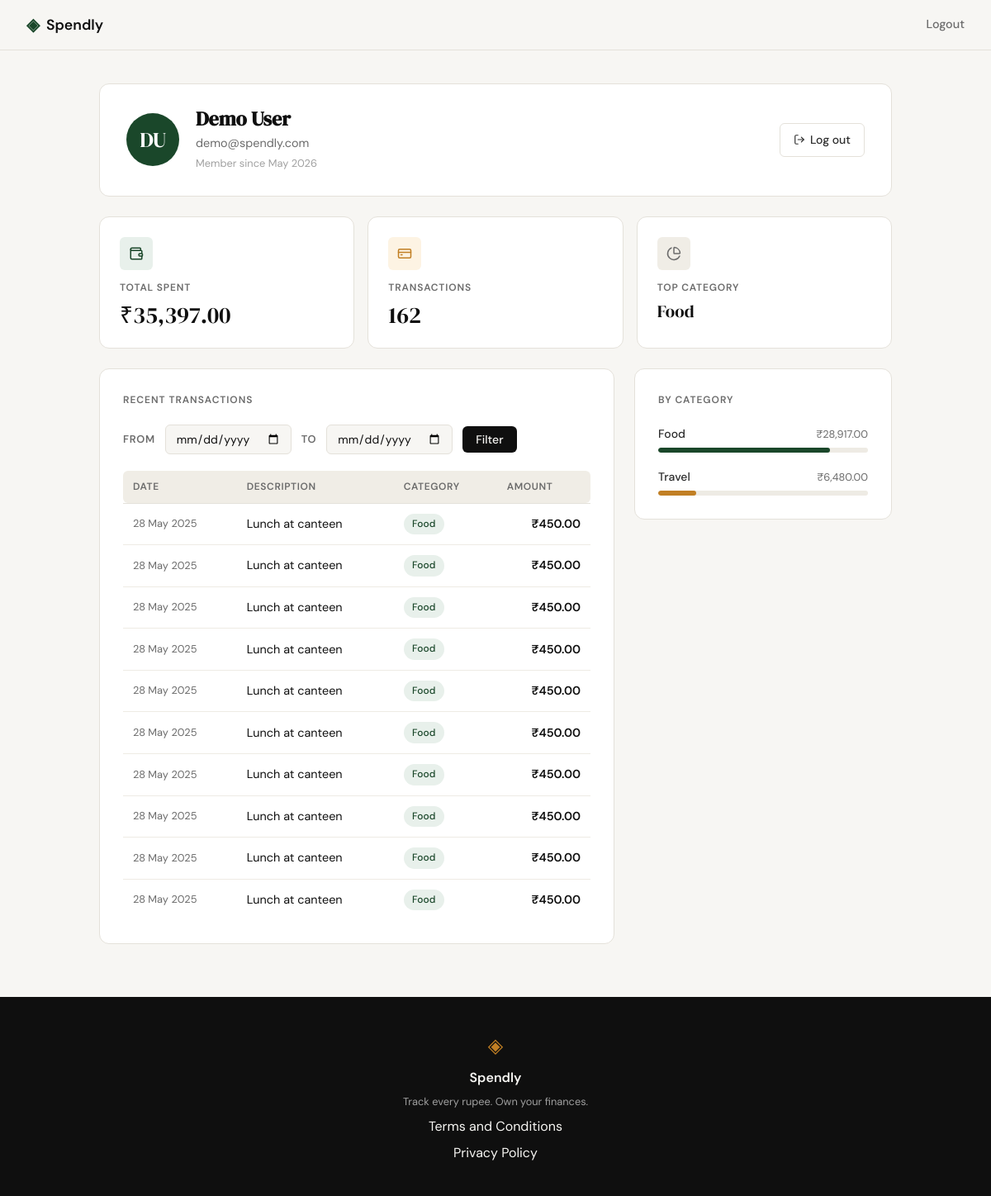
Screenshot of /profile (signed in) with the database file from the repository.
### tables this page shows
CREATE TABLE users (
            id         INTEGER PRIMARY KEY AUTOINCREMENT,
            name       TEXT    NOT NULL,
            email      TEXT    NOT NULL UNIQUE,
            password   TEXT    NOT NULL,
            created_at TEXT    NOT NULL DEFAULT (datetime('now'))
        );

CREATE TABLE categories (
            id   INTEGER PRIMARY KEY AUTOINCREMENT,
            name TEXT    NOT NULL UNIQUE
        );

CREATE TABLE expenses (
            id          INTEGER PRIMARY KEY AUTOINCREMENT,
            user_id     INTEGER NOT NULL,
            category_id INTEGER NOT NULL,
            amount      REAL    NOT NULL CHECK (amount > 0),
            description TEXT,
            date        TEXT    NOT NULL DEFAULT (date('now')),
            created_at  TEXT    NOT NULL DEFAULT (datetime('now')),
            FOREIGN KEY (user_id)     REFERENCES users(id)      ON DELETE CASCADE,
            FOREIGN KEY (category_id) REFERENCES categories(id) ON DELETE RESTRICT
        );

### app.py (the view)
@app.route("/profile")
@login_required
def profile():
    uid = session["user_id"]
    user = queries.get_user_by_id(uid)
    if user is None:
        session.clear()
        return redirect(url_for("login"))
    start_date = request.args.get("start_date", "").strip() or None
    end_date   = request.args.get("end_date",   "").strip() or None
    for val in (start_date, end_date):
        if val:
            try:
                datetime.strptime(val, "%Y-%m-%d")
            except ValueError:
                abort(400)
    stats        = queries.get_summary_stats(uid, start_date=start_date, end_date=end_date)
    transactions = queries.get_recent_transactions(uid, start_date=start_date, end_date=end_date)
    categories   = queries.get_category_breakdown(uid, start_date=start_date, end_date=end_date)
    return render_template("profile.html", user=user,
                           stats=stats, transactions=transactions,
                           categories=categories,
                           start_date=start_date, end_date=end_date)

### app.py (called while the page is built)
@app.template_filter('inr')
def inr_filter(value):
    return f"₹{value:,.2f}"

def login_required(f):
    @wraps(f)
    def decorated(*args, **kwargs):
        if not session.get("user_id"):
            return redirect(url_for("login"))
        return f(*args, **kwargs)
    return decorated

### database/db.py (called while the page is built)
def get_db():
    conn = sqlite3.connect(_DB_PATH)
    conn.row_factory = sqlite3.Row
    conn.execute("PRAGMA foreign_keys = ON")
    return conn

### database/queries.py (called while the page is built)
def _build_date_clause(start_date, end_date):
    if start_date and end_date:
        return "e.date BETWEEN ? AND ?", [start_date, end_date]
    if start_date:
        return "e.date >= ?", [start_date]
    if end_date:
        return "e.date <= ?", [end_date]
    return "", []

def _build_where(user_id, start_date, end_date):
    date_clause, date_params = _build_date_clause(start_date, end_date)
    where = "e.user_id = ?"
    params = [user_id]
    if date_clause:
        where += " AND " + date_clause
        params.extend(date_params)
    return where, params

def get_user_by_id(user_id):
    conn = db.get_db()
    try:
        row = conn.execute(
            "SELECT name, email, created_at FROM users WHERE id = ?", (user_id,)
        ).fetchone()
    finally:
        conn.close()
    if row is None:
        return None
    try:
        member_since = datetime.strptime(row["created_at"], "%Y-%m-%d %H:%M:%S").strftime("%B %Y")
    except ValueError:
        member_since = row["created_at"][:7]
    return {"name": row["name"], "email": row["email"], "member_since": member_since}

def get_summary_stats(user_id, start_date=None, end_date=None):
    where, params = _build_where(user_id, start_date, end_date)
    conn = db.get_db()
    try:
        totals = conn.execute(
            "SELECT COALESCE(SUM(e.amount), 0.0) AS total_spent, COUNT(e.id) AS tx_count"
            " FROM expenses e WHERE " + where,
            params,
        ).fetchone()
        top = conn.execute(
            "SELECT c.name FROM expenses e"
            " JOIN categories c ON c.id = e.category_id"
            " WHERE " + where + " GROUP BY c.id ORDER BY SUM(e.amount) DESC LIMIT 1",
            params,
        ).fetchone()
    finally:
        conn.close()
    return {
        "total_spent": totals["total_spent"],
        "tx_count": totals["tx_count"],
        "top_category": top["name"] if top else "—",
    }

### templates/profile.html (shortened to what this page needs)
{% extends "base.html" %}
{% block head %}
<link rel="stylesheet" href="{{ url_for('static', filename='css/profile.css') }}">
{% endblock %}
{% block content %}
<section class="profile-section">
  <div class="profile-container">
    <div class="profile-hero-card">
      <div class="profile-avatar">
        {{ user['name'].split()[0][0] | upper }}{% if user['name'].split() | length > 1 %}{{ user['name'].split()[-1][0] | upper }}{% endif %}
      </div>
      <div class="profile-info">
        <h1 class="profile-name">{{ user['name'] }}</h1>
        <p class="profile-email">{{ user['email'] }}</p>
        <p class="profile-since">Member since {{ user['member_since'] }}</p>
      </div>
      <a href="{{ url_for('logout') }}" class="btn-ghost profile-logout">
        <i data-lucide="log-out" class="btn-icon"></i>
        Log out
      </a>
    </div>
    <div class="stats-row">
      <div class="stat-card">
        <div class="stat-icon">
          <i data-lucide="wallet"></i>
        </div>
        <p class="stat-label">Total Spent</p>
        <p class="stat-value">{{ stats.total_spent | inr }}</p>
      </div>
      <div class="stat-card">
        <div class="stat-icon stat-icon--amber">
          <i data-lucide="credit-card"></i>
        </div>
        <p class="stat-label">Transactions</p>
        <p class="stat-value">{{ stats.tx_count }}</p>
      </div>
      <div class="stat-card">
        <div class="stat-icon stat-icon--neutral">
          <i data-lucide="pie-chart"></i>
        </div>
        <p class="stat-label">Top Category</p>
        <p class="stat-value stat-value--sm">{{ stats.top_category }}</p>
      </div>
    </div>
    <div class="profile-grid">
      <div class="profile-card">
        <h2 class="profile-section-title">Recent Transactions</h2>
        <form class="filter-form" method="get" action="{{ url_for('profile') }}">
          <div class="filter-fields">
            <label class="filter-label" for="start_date">From</label>
            <input class="form-input filter-date-input" type="date"
                   id="start_date" name="start_date" value="{{ start_date or '' }}">
            <label class="filter-label" for="end_date">To</label>
            <input class="form-input filter-date-input" type="date"
                   id="end_date" name="end_date" value="{{ end_date or '' }}">
            <button class="btn-primary filter-submit" type="submit">Filter</button>
          </div>
        </form>
        <table class="txn-table">
          <thead>
            <tr>
              <th>Date</th>
              <th>Description</th>
              <th>Category</th>
              <th class="txn-amount-col">Amount</th>
            </tr>
          </thead>
          <tbody>
            {% for txn in transactions %}
            <tr>
              <td class="txn-date">{{ txn.date }}</td>
              <td class="txn-desc">{{ txn.description }}</td>
              <td><span class="badge badge--{{ txn.category | lower }}">{{ txn.category }}</span></td>
              <td class="txn-amount">{{ txn.amount | inr }}</td>
            </tr>
            {% endfor %}
          </tbody>
        </table>
      </div>
      <div class="profile-card">
        <h2 class="profile-section-title">By Category</h2>
        <div class="cat-list">
          {% for cat in categories %}
          <div class="cat-row">
            <div class="cat-row-top">
              <span class="cat-name">{{ cat.name }}</span>
              <span class="cat-total">{{ cat.total | inr }}</span>
            </div>
            <div class="progress-track">
              <div class="progress-fill progress-fill--{{ cat.name | lower }}" style="width: {{ cat.pct }}%"></div>
            </div>
          </div>
          {% endfor %}
        </div>
      </div>
    </div>
  </div>
</section>
{% endblock %}

### static/css/style.css (style rules this page uses)
:root { --ink: #0f0f0f; --ink-soft: #2d2d2d; --ink-muted: #6b6b6b; --ink-faint: #a0a0a0; --paper: #f7f6f3; --paper-warm: #f0ede6; --paper-card: #ffffff; --accent: #1a472a; --accent-light: #e8f0eb; --accent-2: #c17f24; --accent-2-light: #fdf3e3; --danger: #c0392b; --danger-light: #fdecea; --border: #e4e1da; --border-soft: #eeebe4; --font-display: 'DM Serif Display', Georgia, serif; --font-body: 'DM Sans', system-ui, sans-serif; --max-width: 1200px; --auth-width: 440px; --radius-sm: 6px; --radius-md: 12px; --radius-lg: 20px; }
*, *::before, *::after { box-sizing: border-box; margin: 0; padding: 0; }
html { font-size: 16px; scroll-behavior: smooth; }
body { background: var(--paper); color: var(--ink); font-family: var(--font-body); font-size: 1rem; line-height: 1.6; -webkit-font-smoothing: antialiased; }
a { color: inherit; text-decoration: none; }
.btn-primary { display: inline-block; background: var(--ink); color: var(--paper); padding: 0.65rem 1.5rem; border-radius: var(--radius-sm); font-family: var(--font-body); font-size: 0.9rem; font-weight: 500; cursor: pointer; border: none; transition: background 0.2s; text-decoration: none; }
.btn-ghost { display: inline-block; background: transparent; color: var(--ink-soft); padding: 0.65rem 1.5rem; border-radius: var(--radius-sm); font-size: 0.9rem; font-weight: 500; border: 1px solid var(--border); transition: all 0.2s; text-decoration: none; }
.form-input { width: 100%; padding: 0.6rem 0.875rem; border: 1px solid var(--border); border-radius: var(--radius-sm); font-family: var(--font-body); font-size: 0.95rem; color: var(--ink); background: var(--paper); outline: none; transition: border-color 0.2s; }
.form-input::placeholder { color: var(--ink-faint); }

### rows the page displays
users: name "D", name "U", name "Demo User", email "demo@spendly.com"
categories: top_category "Food", name "Food", total|inr "₹28,917.00"
expenses: date "28 May 2025", description "Lunch at canteen", category "Food", amount|inr "₹450.00"
expenses: date "28 May 2025", description "Lunch at canteen", category "Food", amount|inr "₹450.00"
expenses: date "28 May 2025", description "Lunch at canteen", category "Food", amount|inr "₹450.00"
expenses: date "28 May 2025", description "Lunch at canteen", category "Food", amount|inr "₹450.00"
expenses: date "28 May 2025", description "Lunch at canteen", category "Food", amount|inr "₹450.00"
expenses: date "28 May 2025", description "Lunch at canteen", category "Food", amount|inr "₹450.00"
expenses: date "28 May 2025", description "Lunch at canteen", category "Food", amount|inr "₹450.00"
expenses: date "28 May 2025", description "Lunch at canteen", category "Food", amount|inr "₹450.00"
expenses: date "28 May 2025", description "Lunch at canteen", category "Food", amount|inr "₹450.00"
expenses: date "28 May 2025", description "Lunch at canteen", category "Food", amount|inr "₹450.00"
categories: name "Travel", total|inr "₹6,480.00"

### other values shown
{{ user['member_since'] }} "May 2026"
{{ stats.total_spent | inr }} "₹35,397.00"
{{ stats.tx_count }} "162"
